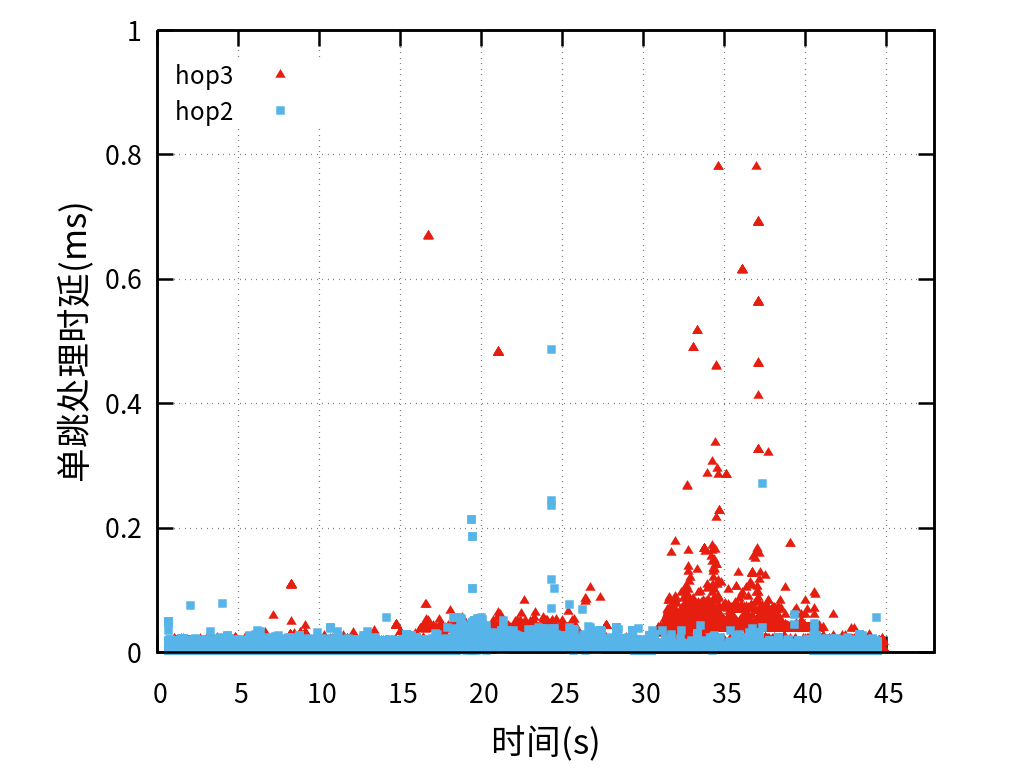

gnuplot code for this plot:
reset
set key center at 6, 0.9

set size ratio 0.8


set grid

set xlabel "时间(s)" offset 0,0.3 font "Microsoft YaHei,26"
set ylabel "单跳处理时延(ms)" offset 1.7,0 font "Microsoft YaHei,26"

set key font ",18"

set xrange [0:48]
set yrange [0:1.0]
set xtics 0,5,48


plot 'data_hop3_1M.txt' using ($3-1578018143.0):($4/1000.0) title"hop3" lc 7 pt 9 pointsize 1,\
 'data_hop2_1M.txt' using ($3-1578018143.0):($4/1000.0) title"hop2" lc 3 pt 5 pointsize 1


set terminal pngcairo size 1024,768 color solid linewidth 2.5 font "Microsoft YaHei,20"

set output "figure_latency_1M_ch.png"


replot

set output
